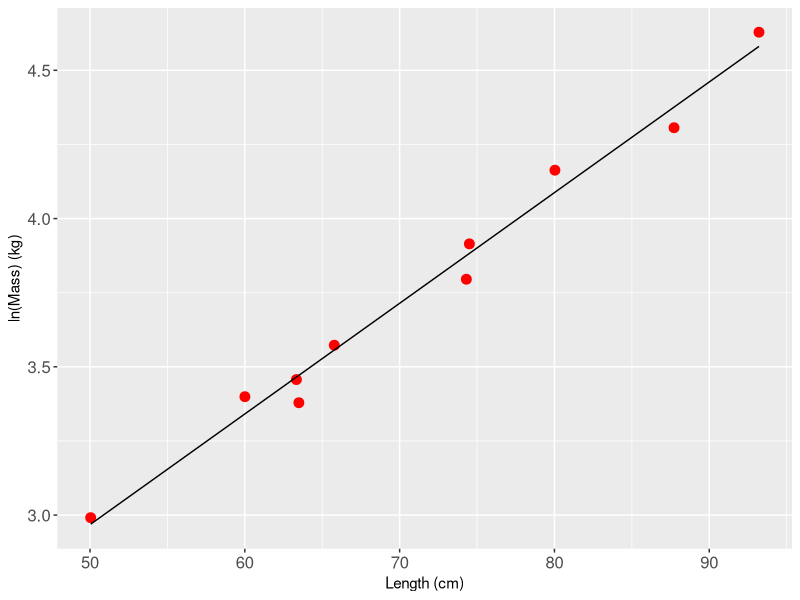

The R script that drew this image:
# Example script for R workshop for the turtle groups

library(ggplot2)

#max <- 120
set.seed(10)
x <- runif(n = 10, 
           min = 44, 
           max = 115)

set.seed(10)
y <- 0.96 + 0.04 * x + rnorm(n=length(x), 0, 0.1)

mass <- exp(y)
df1 <- data.frame(length = x, mass = mass)
summary(df1)

lm1 <- lm(log(mass) ~ length, data = df1)

summary(lm1)
df1$predict <- predict(lm1)


#plot(x, y)
p1 <- ggplot(data = df1, aes(x = length)) +
  geom_point(aes(y = log(mass)),
             colour = "red",
             size = 3) +
  geom_line(aes(y = predict), colour = "black") +
  theme(axis.text = element_text(size = 12)) +
  xlab("Length (cm)") +
  ylab("ln(Mass) (kg)")

print(p1)
